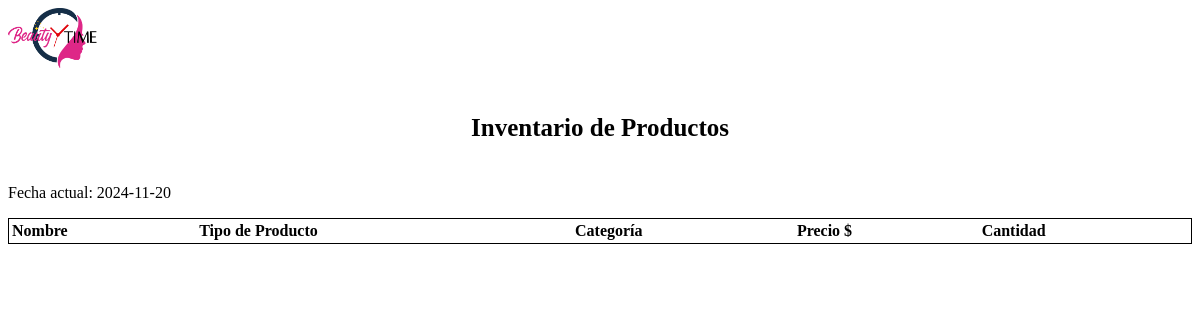
/paginas/verInventario/, run on an earlier commit of the app's database.
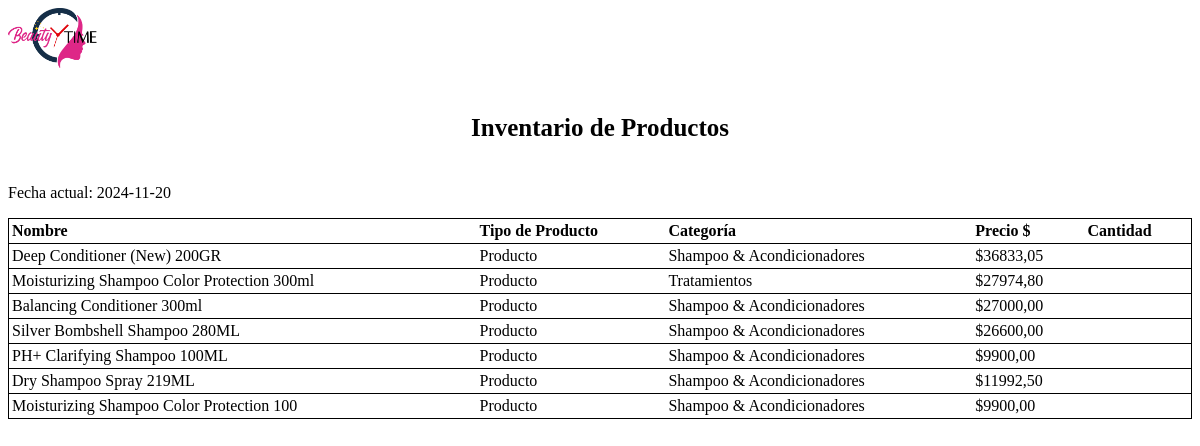
And on a later commit of the database.
### core/models.py (models this page shows, shortened)
class Item(models.Model):
    nombre = models.CharField(max_length=100, null=False)
    descripcion = models.TextField(null=True, blank=True)
    categoria = models.ForeignKey(Categoria, on_delete=models.CASCADE, related_name='items')
    tipo = models.CharField(max_length=50, choices=[('producto', 'Producto'), ('servicio', 'Servicio')])
    costo = models.DecimalField(max_digits=10, decimal_places=2, default=0.00)
    costo2 = models.DecimalField(max_digits=10, decimal_places=2, null=True, blank=True)
    picture = models.ImageField(upload_to='media/items/', null=True, blank=True)
    descuento = models.DecimalField(max_digits=4, decimal_places=2, null=True, blank=True, default=0.00)
    class Meta:
        verbose_name = 'item'
        verbose_name_plural = 'items'

class Categoria(models.Model):
    nombre = models.CharField(max_length=100, unique=True)
    def __str__(self):
        return self.nombre

### core/views.py (the view)
# urls.py: path("paginas/verInventario/", views.verInventario.as_view(), name="verInventario"),
class verInventario(View):
    def get(self, request, *args, **kwargs):
        productos = Item.objects.filter(tipo='producto')
        form = editarProductoForm()
        context = {
            'productos': productos,
            'form': form,
        }
        if 'pdf' in request.GET:
            pdf = render_to_pdf('inventario/verInventario.html', context)
            return HttpResponse(pdf, content_type='application/pdf')
        return render(request, 'inventario/verInventario.html', context)

### core/cart.py (called while the page is built, shortened)
  def __iter__(self):
    cart = copy.deepcopy(self.cart)
    productos = Producto.objects.filter(id__in=cart)
    for producto in productos:
      cart[str(producto.id)]["producto"] = producto

### core/context_processors.py (called while the page is built)
def cart_badge(request):
    cart = Cart(request)
    item_count = sum(item['cantidad'] for item in cart)
    return {'cart_badge': item_count}

### core/templates/inventario/verInventario.html (shortened to what this page needs)
<!DOCTYPE html>
<html lang="en">
<head>
</head>
<body>
    {% load tz %}
    <div class="container">
        <div class="row">
            <div class="col-md-12">
                <div class="wrapper">
                    <div class="logo">
                        <img src="/static/img/Beauty-Time.png" alt="Image" height="60px">
                    </div>
                    <h5 style="font-size: 25px; text-align: center;">
                        Inventario de Productos
                    </h5>
                    <p>Fecha actual: {% now "Y-m-d" %}</p>
                    <div>
                        <table style="text-align: center;">
                            <thead>
                                <tr>
                                    <th>Nombre</th>
                                    <th>Tipo de Producto</th>
                                    <th>Categoría</th>
                                    <th>Precio $</th>
                                    <th>Cantidad</th>
                                </tr>
                            </thead>
                            <tbody>
                                {% for i in productos %}
                                <tr>
                                    <td>{{i.nombre}}</td>
                                    <td>{{i.tipo|title}}</td>
                                    <td>{{i.categoria}}</td>
                                    <td>${{i.costo}}</td>
                                    <td>{{i.cantidad}}</td>
                                </tr>
                                {% endfor %}
                            </tbody>
                        </table>
                    </div>
                </div>
            </div>
        </div>
</body>
</html>

### core/templates/inventario/verInventario.html (style rules this page uses)
table { width: 100%; border-collapse: collapse; }
th, td { padding: 3px; text-align: left; }
tr { border-bottom: 1px solid black; border: 1px solid black; ; }

What changed in the data, as far as the page shows it:
added Item: nombre "Deep Conditioner (New) 200GR", tipo "Producto", categoria "Shampoo & Acondicionadores", costo "36833,05"
added Item: nombre "Moisturizing Shampoo Color Protection 300ml", tipo "Producto", categoria "Tratamientos", costo "27974,80"
added Item: nombre "Balancing Conditioner 300ml", tipo "Producto", categoria "Shampoo & Acondicionadores", costo "27000,00"
added Item: nombre "Silver Bombshell Shampoo 280ML", tipo "Producto", categoria "Shampoo & Acondicionadores", costo "26600,00"
added Item: nombre "PH+ Clarifying Shampoo 100ML", tipo "Producto", categoria "Shampoo & Acondicionadores", costo "9900,00"
added Item: nombre "Dry Shampoo Spray 219ML", tipo "Producto", categoria "Shampoo & Acondicionadores", costo "11992,50"
added Item: nombre "Moisturizing Shampoo Color Protection 100", tipo "Producto", categoria "Shampoo & Acondicionadores", costo "9900,00"
